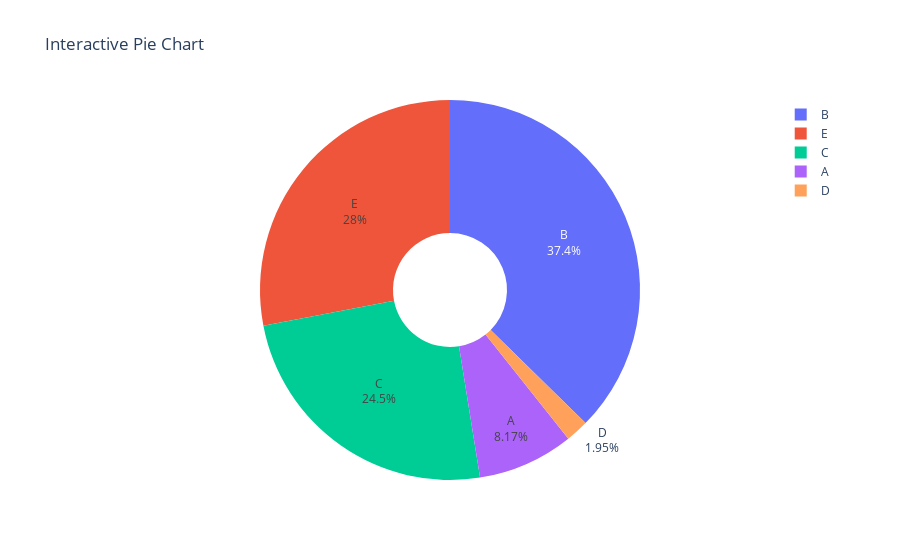

Here is the notebook cell this chart was saved with:
### Code cell
# Qn21. Using Plotly, create an interactive pie chart of randomly generated data, add labels and percentages, set
# the title as 'Interactive Pie Chart'.

# code->
import plotly.graph_objects as go
import numpy as np

# Generate random data
labels = ['A', 'B', 'C', 'D', 'E']
values = np.random.randint(1, 100, size=len(labels))

# Create a pie chart
fig = go.Figure(data=[go.Pie(
    labels=labels,
    values=values,
    textinfo='label+percent',
    hole=0.3  # Optional: creates a donut chart
)])

# Update layout with title
fig.update_layout(
    title='Interactive Pie Chart'
)

# Show the plot
fig.show()

### Figure 1 — Plotly figure (JSON) as saved in the notebook; plotly's stock layout.template omitted (floating-point values rounded to 4 significant figures)
{"data": [{"hole": 0.3, "labels": ["A", "B", "C", "D", "E"], "textinfo": "label+percent", "type": "pie", "values": [21, 96, 63, 5, 72]}], "layout": {"title": {"text": "Interactive Pie Chart"}}}
